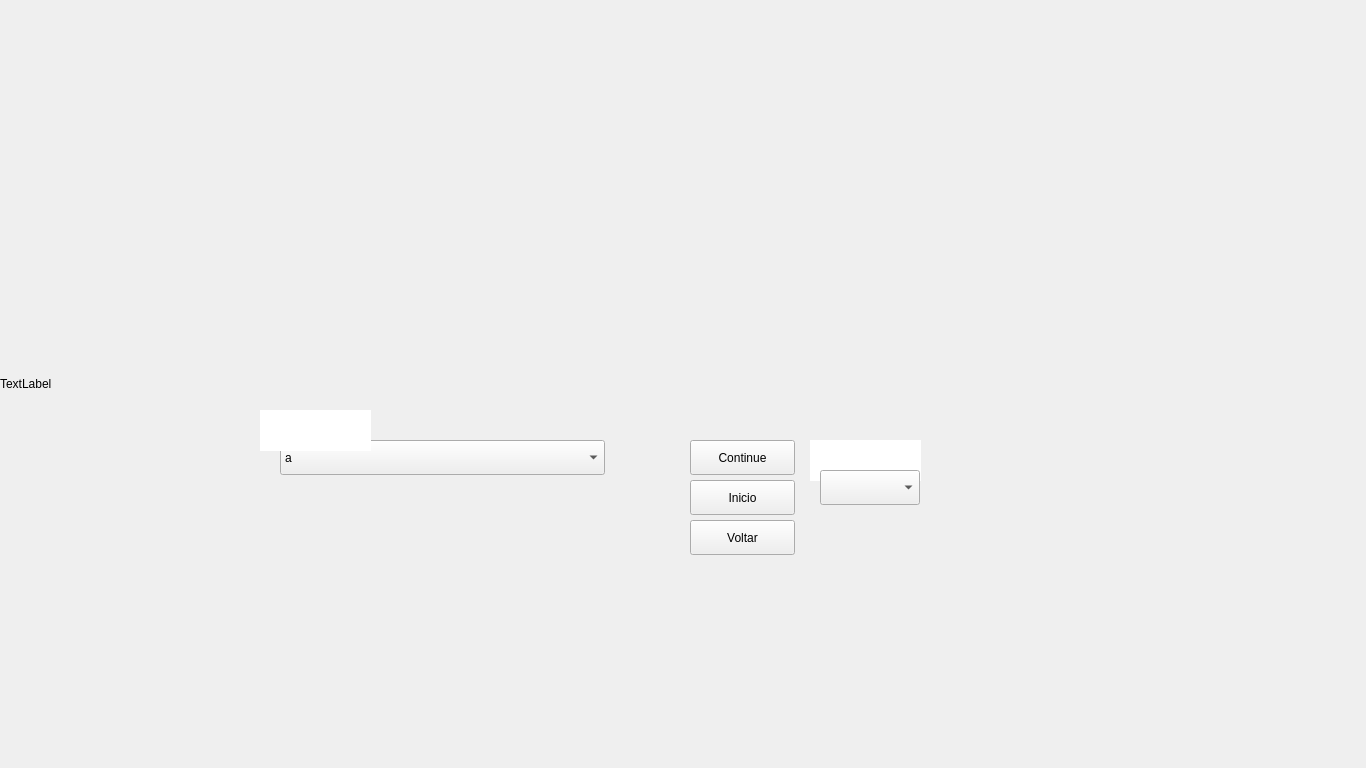
<?xml version="1.0" encoding="UTF-8"?>
<ui version="4.0">
 <class>SeventeenthWindow</class>
 <widget class="QMainWindow" name="SeventeenthWindow">
  <property name="geometry">
   <rect>
    <x>0</x>
    <y>0</y>
    <width>1366</width>
    <height>768</height>
   </rect>
  </property>
  <property name="maximumSize">
   <size>
    <width>1366</width>
    <height>768</height>
   </size>
  </property>
  <property name="windowTitle">
   <string>MainWindow</string>
  </property>
  <widget class="QWidget" name="centralwidget">
   <property name="maximumSize">
    <size>
     <width>1366</width>
     <height>768</height>
    </size>
   </property>
   <widget class="QLabel" name="label">
    <property name="geometry">
     <rect>
      <x>0</x>
      <y>0</y>
      <width>1366</width>
      <height>768</height>
     </rect>
    </property>
    <property name="maximumSize">
     <size>
      <width>1366</width>
      <height>768</height>
     </size>
    </property>
    <property name="text">
     <string>TextLabel</string>
    </property>
   </widget>
   <widget class="QComboBox" name="comboBox">
    <property name="geometry">
     <rect>
      <x>280</x>
      <y>440</y>
      <width>325</width>
      <height>35</height>
     </rect>
    </property>
    <item>
     <property name="text">
      <string>a</string>
     </property>
    </item>
    <item>
     <property name="text">
      <string>b</string>
     </property>
    </item>
    <item>
     <property name="text">
      <string>c</string>
     </property>
    </item>
    <item>
     <property name="text">
      <string>d</string>
     </property>
    </item>
    <item>
     <property name="text">
      <string>e</string>
     </property>
    </item>
    <item>
     <property name="text">
      <string>f</string>
     </property>
    </item>
    <item>
     <property name="text">
      <string>g</string>
     </property>
    </item>
    <item>
     <property name="text">
      <string>h</string>
     </property>
    </item>
    <item>
     <property name="text">
      <string>i</string>
     </property>
    </item>
    <item>
     <property name="text">
      <string>j</string>
     </property>
    </item>
    <item>
     <property name="text">
      <string>k</string>
     </property>
    </item>
    <item>
     <property name="text">
      <string>l</string>
     </property>
    </item>
    <item>
     <property name="text">
      <string>m</string>
     </property>
    </item>
   </widget>
   <widget class="QComboBox" name="comboBox_sus">
    <property name="geometry">
     <rect>
      <x>820</x>
      <y>470</y>
      <width>100</width>
      <height>35</height>
     </rect>
    </property>
   </widget>
   <widget class="QPushButton" name="pushContinueButton">
    <property name="geometry">
     <rect>
      <x>690</x>
      <y>440</y>
      <width>105</width>
      <height>35</height>
     </rect>
    </property>
    <property name="text">
     <string>Continue</string>
    </property>
   </widget>
   <widget class="QTextBrowser" name="textSus">
    <property name="geometry">
     <rect>
      <x>810</x>
      <y>440</y>
      <width>111</width>
      <height>41</height>
     </rect>
    </property>
    <property name="autoFillBackground">
     <bool>false</bool>
    </property>
    <property name="frameShape">
     <enum>QFrame::NoFrame</enum>
    </property>
    <property name="html">
     <string>&lt;!DOCTYPE HTML PUBLIC &quot;-//W3C//DTD HTML 4.0//EN&quot; &quot;http://www.w3.org/TR/REC-html40/strict.dtd&quot;&gt;
&lt;html&gt;&lt;head&gt;&lt;meta name=&quot;qrichtext&quot; content=&quot;1&quot; /&gt;&lt;meta charset=&quot;utf-8&quot; /&gt;&lt;style type=&quot;text/css&quot;&gt;
p, li { white-space: pre-wrap; }
&lt;/style&gt;&lt;/head&gt;&lt;body style=&quot; font-family:'Segoe UI'; font-size:9pt; font-weight:400; font-style:normal;&quot;&gt;
&lt;p align=&quot;center&quot; style=&quot; margin-top:0px; margin-bottom:0px; margin-left:0px; margin-right:0px; -qt-block-indent:0; text-indent:0px;&quot;&gt;&lt;span style=&quot; font-size:14pt; font-weight:700; font-style:italic; color:#ffffff;&quot;&gt;Suspeitos&lt;/span&gt;&lt;/p&gt;&lt;/body&gt;&lt;/html&gt;</string>
    </property>
   </widget>
   <widget class="QPushButton" name="pushInicioButton">
    <property name="geometry">
     <rect>
      <x>690</x>
      <y>480</y>
      <width>105</width>
      <height>35</height>
     </rect>
    </property>
    <property name="text">
     <string>Inicio</string>
    </property>
   </widget>
   <widget class="QTextBrowser" name="textLugar">
    <property name="geometry">
     <rect>
      <x>260</x>
      <y>410</y>
      <width>111</width>
      <height>41</height>
     </rect>
    </property>
    <property name="autoFillBackground">
     <bool>false</bool>
    </property>
    <property name="frameShape">
     <enum>QFrame::NoFrame</enum>
    </property>
    <property name="html">
     <string>&lt;!DOCTYPE HTML PUBLIC &quot;-//W3C//DTD HTML 4.0//EN&quot; &quot;http://www.w3.org/TR/REC-html40/strict.dtd&quot;&gt;
&lt;html&gt;&lt;head&gt;&lt;meta name=&quot;qrichtext&quot; content=&quot;1&quot; /&gt;&lt;meta charset=&quot;utf-8&quot; /&gt;&lt;style type=&quot;text/css&quot;&gt;
p, li { white-space: pre-wrap; }
&lt;/style&gt;&lt;/head&gt;&lt;body style=&quot; font-family:'Segoe UI'; font-size:9pt; font-weight:400; font-style:normal;&quot;&gt;
&lt;p align=&quot;center&quot; style=&quot; margin-top:0px; margin-bottom:0px; margin-left:0px; margin-right:0px; -qt-block-indent:0; text-indent:0px;&quot;&gt;&lt;span style=&quot; font-size:14pt; font-weight:700; font-style:italic; color:#ffffff;&quot;&gt;Lugares&lt;/span&gt;&lt;/p&gt;&lt;/body&gt;&lt;/html&gt;</string>
    </property>
   </widget>
   <widget class="QPushButton" name="pushBackButton">
    <property name="geometry">
     <rect>
      <x>690</x>
      <y>520</y>
      <width>105</width>
      <height>35</height>
     </rect>
    </property>
    <property name="text">
     <string>Voltar</string>
    </property>
   </widget>
   <zorder>label</zorder>
   <zorder>comboBox</zorder>
   <zorder>pushBackButton</zorder>
   <zorder>pushInicioButton</zorder>
   <zorder>textSus</zorder>
   <zorder>comboBox_sus</zorder>
   <zorder>pushContinueButton</zorder>
   <zorder>textLugar</zorder>
  </widget>
 </widget>
 <resources/>
 <connections/>
</ui>
